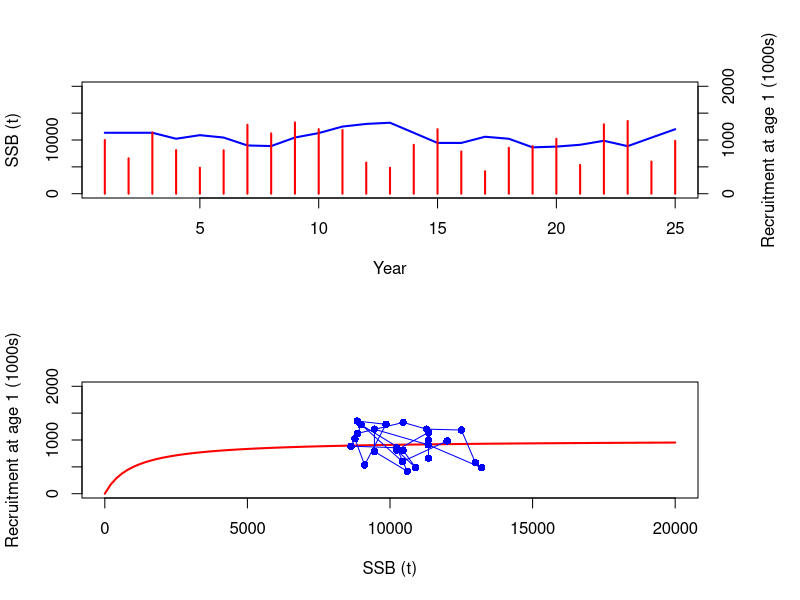

This chart was generated by the following R code:
################################################################################
## Functions

AgeModel <- function(Ninit, M, Fmort, mat, w, Amax, Tmax, alpha, beta, v)
{
  N <- matrix(nrow=Amax, ncol=Tmax)
  SSB <- numeric(Tmax)

  ## Year 1
  N[1,1] <- Ninit
  for (a in 1:(Amax - 1)) {
    N[a + 1, 1] <- N[a, 1] * exp(-M[a] - Fmort[a])
  }
  SSB[1] <- sum(N[,1] * mat * w)

  ## Later years
  for(t in 1:(Tmax-1))
  {
    N[1,t+1] <- (alpha*SSB[t]) / (beta+SSB[t]) + v*runif(1,-0.5,0.5)
    for (a in 1:(Amax - 1)) {
      N[a + 1, t + 1] <- N[a, t] * exp(-M[a] - Fmort[a])
    }
    SSB[t+1] <- sum(N[,t+1] * mat * w)
  }

  list(alpha=alpha, beta=beta, N=N, SSB=SSB, Rec=N[1,])
}

RecPlot <- function(SR, Slim=NULL, Rlim=NULL)
{
  ## SR contains elements SSB, Rec, alpha, beta

  if(is.null(Slim))
    Slim <- c(0, 1.1*max(SR$SSB))
  if(is.null(Rlim))
    Rlim <- c(0, 1.1*max(SR$Rec))

  SSB.curve <- seq(Slim[1], Slim[2], length=100)
  Rec.curve <- (alpha*SSB.curve) / (beta+SSB.curve)

  opar <- par(mfrow=c(2,1), oma=c(0,0,0,3))
  plot(
    SR$SSB,
    ylim = Slim, type = "l", lwd = 2, col = "blue",
    xlab = "Year", ylab = "SSB (t)"
  )
  par(new=TRUE)
  plot(
    SR$Rec,
    ylim = Rlim, type = "h", lwd = 2, col = "red",
    ann = FALSE, axes = FALSE
  )
  axis(4)
  mtext("Recruitment at age 1 (1000s)", side=4, line=3)

  plot(
    SSB.curve, Rec.curve,
    xlim = Slim, ylim = Rlim, type = "l",
    xlab = "SSB (t)", ylab = "Recruitment at age 1 (1000s)", lwd = 2, col = "red"
  )
  points(SR$SSB, SR$Rec, type="o", pch=16, col="blue")
  par(opar)
}

################################################################################
## Simulation

Amax <- 15
Tmax <- 25
Ninit <- 1000
M <- rep(0.2, Amax)
Fmort <- c(0, 0, rep(0.3,Amax-2))
mat <- c(0, 0, rep(1,Amax-2))
w <- 10 * (1-exp(-0.5*((1:Amax)+0.1)))^3
alpha <- 1000
beta <- 1000

pop <- AgeModel(Ninit, M, Fmort, mat, w, Amax, Tmax, alpha, beta, v=1000)

RecPlot(
  AgeModel(Ninit, M, Fmort, mat, w, Amax, Tmax, alpha, beta, v = 1000),
  Slim = c(0, 20000), Rlim = c(0, 2000)
)
